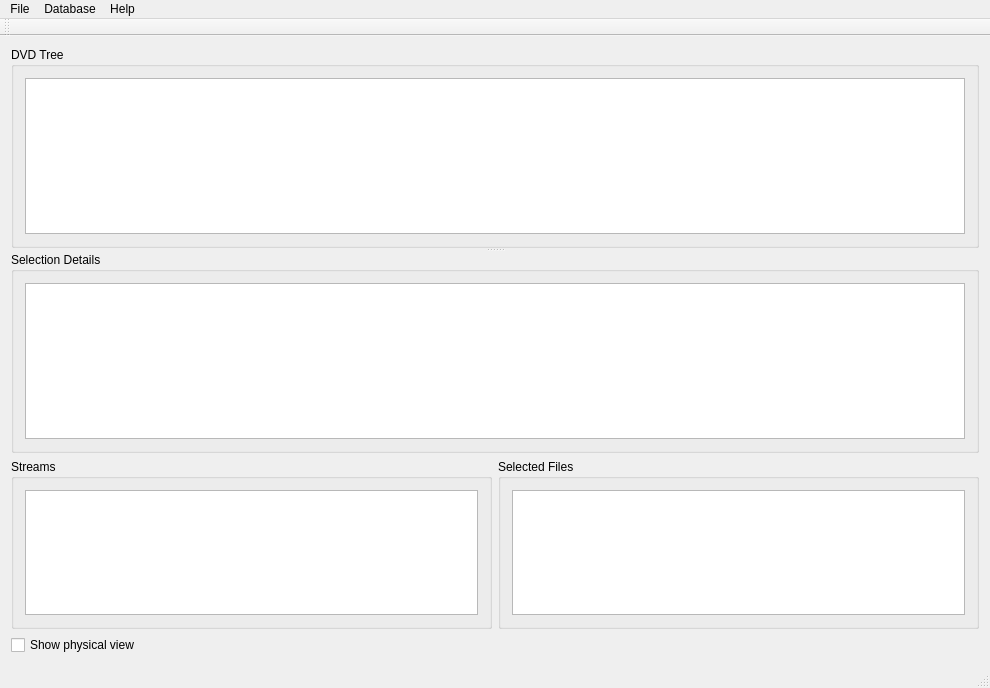
<?xml version="1.0" encoding="UTF-8"?>
<ui version="4.0">
 <class>dvdexplorerdlg</class>
 <widget class="QMainWindow" name="dvdexplorerdlg">
  <property name="geometry">
   <rect>
    <x>0</x>
    <y>0</y>
    <width>990</width>
    <height>688</height>
   </rect>
  </property>
  <property name="windowTitle">
   <string>libDVDetect Explorer</string>
  </property>
  <property name="locale">
   <locale language="English" country="UnitedKingdom"/>
  </property>
  <widget class="QWidget" name="centralWidget">
   <layout class="QVBoxLayout" name="verticalLayout">
    <item>
     <widget class="QSplitter" name="splitter">
      <property name="orientation">
       <enum>Qt::Vertical</enum>
      </property>
      <widget class="QGroupBox" name="groupBox_1">
       <property name="title">
        <string>DVD Tree</string>
       </property>
       <layout class="QGridLayout" name="gridLayout_2">
        <item row="1" column="0">
         <widget class="QTreeView" name="treeViewDvd">
          <property name="contextMenuPolicy">
           <enum>Qt::CustomContextMenu</enum>
          </property>
          <property name="statusTip">
           <string>View DVD structure. </string>
          </property>
          <property name="editTriggers">
           <set>QAbstractItemView::AllEditTriggers</set>
          </property>
          <property name="alternatingRowColors">
           <bool>true</bool>
          </property>
          <property name="selectionMode">
           <enum>QAbstractItemView::SingleSelection</enum>
          </property>
          <property name="animated">
           <bool>true</bool>
          </property>
          <attribute name="headerVisible">
           <bool>true</bool>
          </attribute>
          <attribute name="headerStretchLastSection">
           <bool>true</bool>
          </attribute>
         </widget>
        </item>
        <item row="0" column="0">
         <layout class="QGridLayout" name="gridLayout_5"/>
        </item>
       </layout>
      </widget>
      <widget class="QGroupBox" name="groupBox_7">
       <property name="title">
        <string>Selection Details</string>
       </property>
       <layout class="QGridLayout" name="gridLayout_3">
        <item row="0" column="0">
         <widget class="QTreeView" name="treeViewDetails">
          <property name="statusTip">
           <string>Show details about selected title, chapter, cell etc.</string>
          </property>
          <property name="editTriggers">
           <set>QAbstractItemView::NoEditTriggers</set>
          </property>
          <property name="alternatingRowColors">
           <bool>true</bool>
          </property>
          <property name="selectionMode">
           <enum>QAbstractItemView::NoSelection</enum>
          </property>
          <property name="indentation">
           <number>0</number>
          </property>
          <property name="animated">
           <bool>true</bool>
          </property>
          <attribute name="headerVisible">
           <bool>false</bool>
          </attribute>
          <attribute name="headerStretchLastSection">
           <bool>true</bool>
          </attribute>
         </widget>
        </item>
       </layout>
      </widget>
     </widget>
    </item>
    <item>
     <layout class="QHBoxLayout" name="horizontalLayout">
      <item>
       <widget class="QGroupBox" name="groupBox_6">
        <property name="title">
         <string>Streams</string>
        </property>
        <layout class="QGridLayout" name="gridLayout">
         <item row="0" column="0">
          <widget class="QTreeView" name="treeViewStreams">
           <property name="statusTip">
            <string>View DVD audio, video and subtitle streams.</string>
           </property>
           <property name="editTriggers">
            <set>QAbstractItemView::NoEditTriggers</set>
           </property>
           <property name="alternatingRowColors">
            <bool>true</bool>
           </property>
           <property name="selectionMode">
            <enum>QAbstractItemView::MultiSelection</enum>
           </property>
           <property name="indentation">
            <number>0</number>
           </property>
           <property name="animated">
            <bool>true</bool>
           </property>
           <attribute name="headerVisible">
            <bool>false</bool>
           </attribute>
          </widget>
         </item>
        </layout>
       </widget>
      </item>
      <item>
       <widget class="QGroupBox" name="groupBox_8">
        <property name="title">
         <string>Selected Files</string>
        </property>
        <layout class="QGridLayout" name="gridLayout_4">
         <item row="0" column="0">
          <widget class="QTreeView" name="treeViewFiles">
           <property name="statusTip">
            <string>List files in current selection.</string>
           </property>
           <property name="editTriggers">
            <set>QAbstractItemView::NoEditTriggers</set>
           </property>
           <property name="alternatingRowColors">
            <bool>true</bool>
           </property>
           <property name="selectionMode">
            <enum>QAbstractItemView::NoSelection</enum>
           </property>
           <property name="indentation">
            <number>0</number>
           </property>
           <property name="animated">
            <bool>true</bool>
           </property>
           <attribute name="headerVisible">
            <bool>false</bool>
           </attribute>
          </widget>
         </item>
        </layout>
       </widget>
      </item>
     </layout>
    </item>
    <item>
     <widget class="QCheckBox" name="checkBoxPhysicalView">
      <property name="statusTip">
       <string>Switch between physical and virtual view.</string>
      </property>
      <property name="text">
       <string>Show physical view</string>
      </property>
     </widget>
    </item>
   </layout>
  </widget>
  <widget class="QMenuBar" name="menuBar">
   <property name="geometry">
    <rect>
     <x>0</x>
     <y>0</y>
     <width>990</width>
     <height>20</height>
    </rect>
   </property>
   <widget class="QMenu" name="menuFile">
    <property name="title">
     <string>File</string>
    </property>
    <addaction name="actionOpen"/>
    <addaction name="actionOpenFromWeb"/>
    <addaction name="actionExportXml"/>
    <addaction name="actionImportXml"/>
    <addaction name="separator"/>
    <addaction name="actionOptions"/>
    <addaction name="separator"/>
    <addaction name="actionExit"/>
   </widget>
   <widget class="QMenu" name="menuDatabase">
    <property name="title">
     <string>Database</string>
    </property>
    <addaction name="actionQueryDvd"/>
    <addaction name="actionFindDvd"/>
    <addaction name="actionSubmitDvd"/>
    <addaction name="separator"/>
    <addaction name="actionEditDetails"/>
   </widget>
   <widget class="QMenu" name="menuHelp">
    <property name="title">
     <string>Help</string>
    </property>
    <addaction name="actionAbout"/>
   </widget>
   <addaction name="menuFile"/>
   <addaction name="menuDatabase"/>
   <addaction name="menuHelp"/>
  </widget>
  <widget class="QToolBar" name="mainToolBar">
   <attribute name="toolBarArea">
    <enum>TopToolBarArea</enum>
   </attribute>
   <attribute name="toolBarBreak">
    <bool>false</bool>
   </attribute>
  </widget>
  <widget class="QStatusBar" name="statusBar"/>
  <action name="actionOpen">
   <property name="text">
    <string>&amp;Open DVD</string>
   </property>
   <property name="statusTip">
    <string>Open DVD from drive or disk.</string>
   </property>
   <property name="shortcut">
    <string>Ctrl+O</string>
   </property>
  </action>
  <action name="actionExit">
   <property name="text">
    <string>E&amp;xit</string>
   </property>
   <property name="statusTip">
    <string>Exit example application.</string>
   </property>
   <property name="shortcut">
    <string>Ctrl+X</string>
   </property>
  </action>
  <action name="actionQueryDvd">
   <property name="enabled">
    <bool>false</bool>
   </property>
   <property name="text">
    <string>&amp;Query DVD</string>
   </property>
   <property name="statusTip">
    <string>Query DVD from libdvdetect database.</string>
   </property>
   <property name="shortcut">
    <string>Ctrl+Q</string>
   </property>
  </action>
  <action name="actionFindDvd">
   <property name="enabled">
    <bool>true</bool>
   </property>
   <property name="text">
    <string>&amp;Find DVD</string>
   </property>
   <property name="statusTip">
    <string>Search DVD in libdvdetect database.</string>
   </property>
   <property name="shortcut">
    <string>Ctrl+F</string>
   </property>
  </action>
  <action name="actionSubmitDvd">
   <property name="enabled">
    <bool>false</bool>
   </property>
   <property name="text">
    <string>S&amp;ubmit DVD</string>
   </property>
   <property name="statusTip">
    <string>Submit DVD to libdvdetect database.</string>
   </property>
   <property name="shortcut">
    <string>Ctrl+S</string>
   </property>
  </action>
  <action name="actionAbout">
   <property name="text">
    <string>About</string>
   </property>
   <property name="statusTip">
    <string>About this application.</string>
   </property>
  </action>
  <action name="actionEditDetails">
   <property name="enabled">
    <bool>false</bool>
   </property>
   <property name="text">
    <string>&amp;Edit/View Details</string>
   </property>
   <property name="shortcut">
    <string>Ctrl+E</string>
   </property>
  </action>
  <action name="actionOptions">
   <property name="text">
    <string>Options</string>
   </property>
  </action>
  <action name="actionExportXml">
   <property name="text">
    <string>Export XML</string>
   </property>
   <property name="shortcut">
    <string>Alt+E</string>
   </property>
  </action>
  <action name="actionImportXml">
   <property name="text">
    <string>Import XML</string>
   </property>
   <property name="shortcut">
    <string>Alt+I</string>
   </property>
  </action>
  <action name="actionOpenFromWeb">
   <property name="text">
    <string>Open from &amp;Web</string>
   </property>
   <property name="shortcut">
    <string>Ctrl+W</string>
   </property>
  </action>
 </widget>
 <layoutdefault spacing="6" margin="11"/>
 <tabstops>
  <tabstop>treeViewDvd</tabstop>
  <tabstop>treeViewDetails</tabstop>
  <tabstop>treeViewStreams</tabstop>
  <tabstop>treeViewFiles</tabstop>
 </tabstops>
 <resources/>
 <connections/>
</ui>
